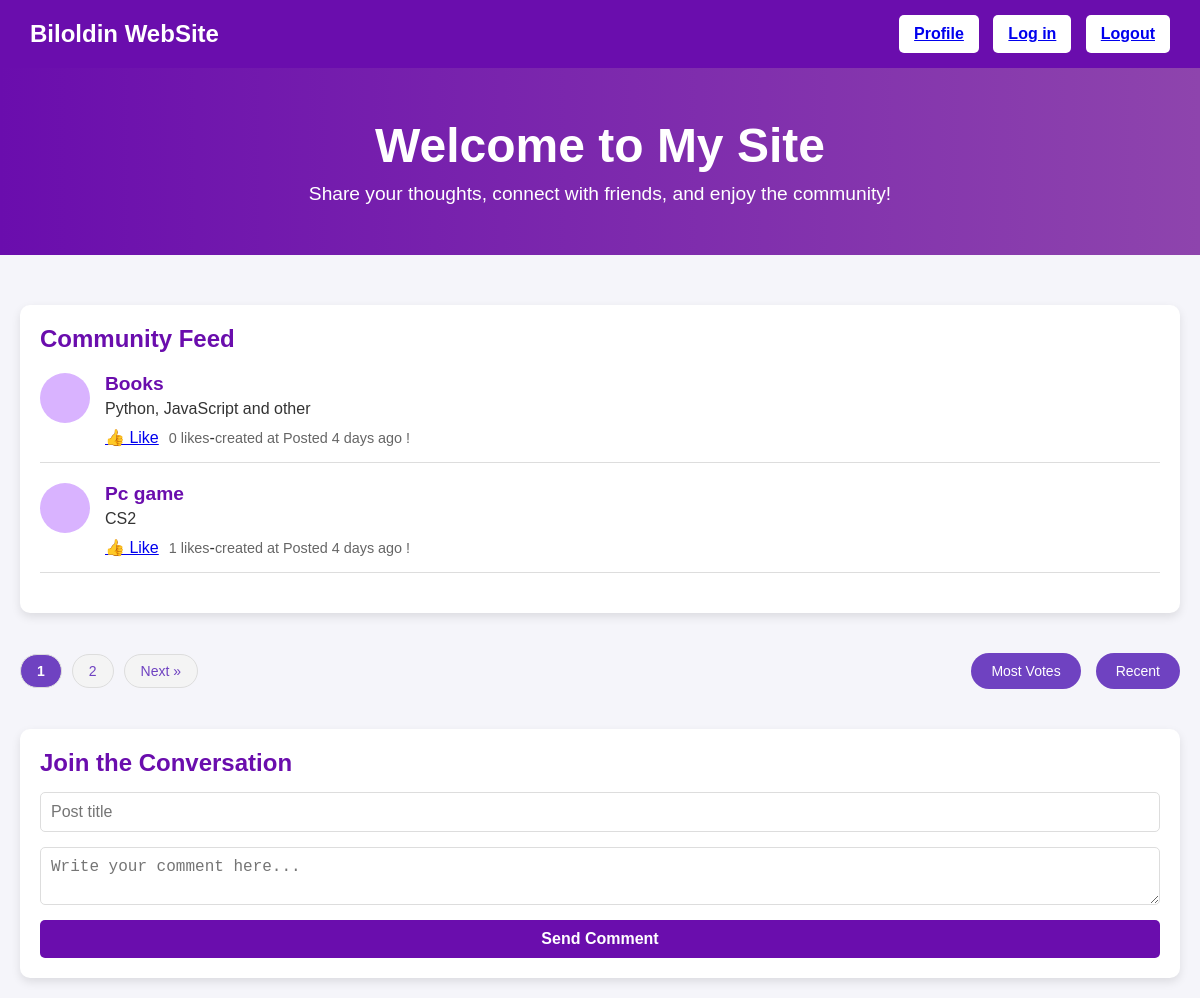
Before: / with the older database file.
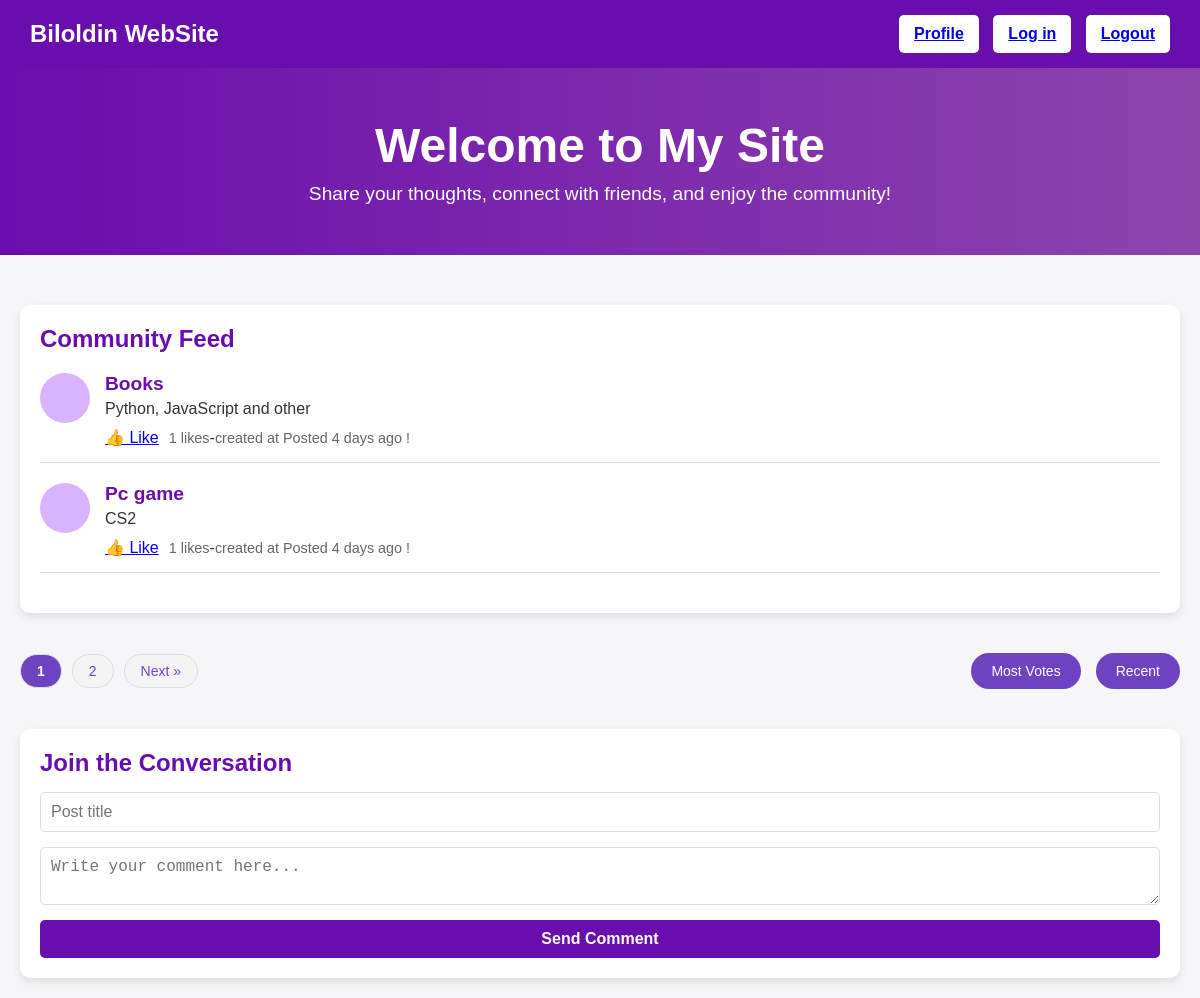
After: the same page with the newer database file.
### main/models.py (models this page shows, shortened)
class Post(models.Model):
    title = models.CharField(max_length=250)
    content = models.TextField()
    created_at = models.DateTimeField(auto_now_add=True)
    votes = models.IntegerField(default=0)
    class Meta:
        ordering = ['-id']
    def get_published_days(self):
        _now = datetime.datetime.now()
        days = _now.date() - self.created_at.date()
        if days.days > 365:
            return days
        if days.days == 0:
            return " Posted Today !"
        elif days.days == 1:
            return " Posted Yesterday !"
        else:
            return f" Posted {days.days} days ago !"

### main/views.py (the view)
# urls.py: path('', views.home, name='home'),
def home(request):
    posts = Post.objects.all()
    paginator = Paginator(posts, 2)
    page_number = request.GET.get("page")
    page_objects = paginator.get_page(page_number)
    if request.method == "POST":
        title = request.POST.get("title")
        content = request.POST.get("content")
        if all([title,content]):
            Post.objects.create(title=title, content=content)
            messages.success(request,"Post Created !")
    return render(request, "pages/home.html", context={"page_objects":page_objects,})

### templates/pages/home.html (shortened to what this page needs)
{% load static %}
<!DOCTYPE html>
<html lang="en">
<head>
    <link rel="stylesheet" href="{% static 'css/home.css' %}">
</head>
<body>
    <div class="navbar">
        <h1 class="logo">Biloldin WebSite</h1>
        <div class="auth-buttons">
            <button class="logout-btn"><a type="button" href="{% url 'users:profile' %}" class="btn btn-primary">Profile</a></button>
            <button class="login-btn"><a type="button" href="{% url 'users:login' %}" class="btn btn-primary">Log in</a></button>
            <button class="logout-btn"><a type="button" href="{% url 'users:logout' %}" class="btn btn-primary">Logout</a></button>
        </div>
    </div>
    <div class="welcome-section">
        <h1>Welcome to My Site</h1>
        <p>Share your thoughts, connect with friends, and enjoy the community!</p>
    </div>
    <div class="main-content">
        <div class="comments-section">
            <h2>Community Feed</h2>
            {% for post in page_objects %}
            <div class="comment">
                <div class="user-icon">{{ request.user.first_name|slice:":1" }}</div>
                <div class="comment-content">
                    <h3>{{post.title}}</h3>
                    <p>{{post.content}}</p>
                    <div class="like-section">
                        <button class="like-btn"><a href="{% url 'main:add_votes' post.id %}" class="text-decoration-none text-success">👍 Like</a></button>
                        <span>{{post.votes}} likes</span>
                        -
                        <span> created at {{post.get_published_days}}</span>
                    </div>
                </div>
            </div>
            {% endfor %}
        </div>
        <div class="navigation-container">
            <div class="paginator">
                {% for page in page_objects.paginator.page_range %}
                    <a class="page-link {% if page == page_objects.number %}active{% endif %}" href="?page={{ page }}">{{ page }}</a>
                {% endfor %}
                {% if page_objects.has_next %}
                    <a class="page-link" href="?page={{ page_objects.next_page_number }}">Next »</a>
                {% endif %}
            </div>
            <div class="filter-buttons">
                <a class="filter-button" href="{% url 'main:filter' 'by_votes' %}">Most Votes</a>
                <a class="filter-button" href="{% url 'main:filter' 'recent' %}">Recent</a>
            </div>
        </div>
        <div class="add-comment-section">
            <h2>Join the Conversation</h2>
            <form actions="" method="post">
                <input type="text" name="title"  placeholder="Post title" required>
                <textarea placeholder="Write your comment here..." name="content" required></textarea>
                <button type="submit">Send Comment</button>
            </form>
        </div>
    </div>
</body>
</html>

### staticfiles/css/home.css (style rules this page uses)
* { margin: 0; padding: 0; box-sizing: border-box; }
body { font-family: 'Arial', sans-serif; background: #f5f5fa; color: #333; }
.navbar { background: #6a0dad; color: white; padding: 15px 30px; display: flex; justify-content: space-between; align-items: center; box-shadow: 0 2px 10px rgba(0, 0, 0, 0.2); }
.navbar .logo { font-size: 1.5rem; font-weight: bold; }
.auth-buttons button { background: white; color: #6a0dad; border: none; padding: 10px 15px; margin-left: 10px; border-radius: 5px; cursor: pointer; font-size: 1rem; font-weight: bold; transition: background 0.3s; }
.welcome-section { background: linear-gradient(90deg, #6a0dad, #8e44ad); color: white; text-align: center; padding: 50px 20px; margin-bottom: 30px; }
.welcome-section h1 { font-size: 3rem; margin-bottom: 10px; }
.welcome-section p { font-size: 1.2rem; }
.main-content { display: flex; flex-direction: column; max-width: 1200px; margin: 0 auto; gap: 20px; padding: 20px; }
.comments-section { background: white; padding: 20px; border-radius: 10px; box-shadow: 0 4px 10px rgba(0, 0, 0, 0.1); }
.comments-section h2 { color: #6a0dad; margin-bottom: 20px; }
.comment { display: flex; align-items: flex-start; margin-bottom: 20px; border-bottom: 1px solid #ddd; padding-bottom: 15px; }
.user-icon { width: 50px; height: 50px; background: #d9b3ff; color: white; font-size: 1.8rem; border-radius: 50%; display: flex; justify-content: center; align-items: center; margin-right: 15px; }
.comment-content h3 { margin: 0; font-size: 1.2rem; color: #6a0dad; }
.comment-content p { margin: 5px 0; font-size: 1rem; }
.like-section { margin-top: 10px; display: flex; align-items: center; }
.like-section .like-btn { background: none; border: none; color: #6a0dad; cursor: pointer; font-size: 1rem; margin-right: 10px; }
.like-section span { font-size: 0.9rem; color: #666; }
.add-comment-section { background: white; padding: 20px; border-radius: 10px; box-shadow: 0 4px 10px rgba(0, 0, 0, 0.1); }
.add-comment-section h2 { color: #6a0dad; margin-bottom: 15px; }
.add-comment-section form { display: flex; flex-direction: column; gap: 15px; }
.add-comment-section input, .add-comment-section textarea { padding: 10px; border: 1px solid #ddd; border-radius: 5px; font-size: 1rem; width: 100%; }
.add-comment-section button { padding: 10px; background: #6a0dad; color: white; border: none; font-size: 1rem; font-weight: bold; border-radius: 5px; cursor: pointer; transition: background 0.3s; }
.navigation-container { display: flex; justify-content: space-between; align-items: center; margin: 20px 0; }
.paginator { display: flex; gap: 10px; }
.page-link { text-decoration: none; font-size: 14px; font-weight: 500; color: #6f42c1; background-color: #f4f4f4; padding: 8px 16px; border-radius: 20px; border: 1px solid #ddd; transition: all 0.3s ease-in-out; }
.page-link.active { background-color: #6f42c1; color: #fff; font-weight: bold; pointer-events: none; }
.filter-buttons { display: flex; gap: 15px; }
.filter-button { text-decoration: none; font-size: 14px; font-weight: 500; color: #fff; background-color: #6f42c1; padding: 10px 20px; border-radius: 25px; transition: all 0.3s ease-in-out; }

Changed rows visible on the page:
changed Post "Books": votes "0" → "1"
